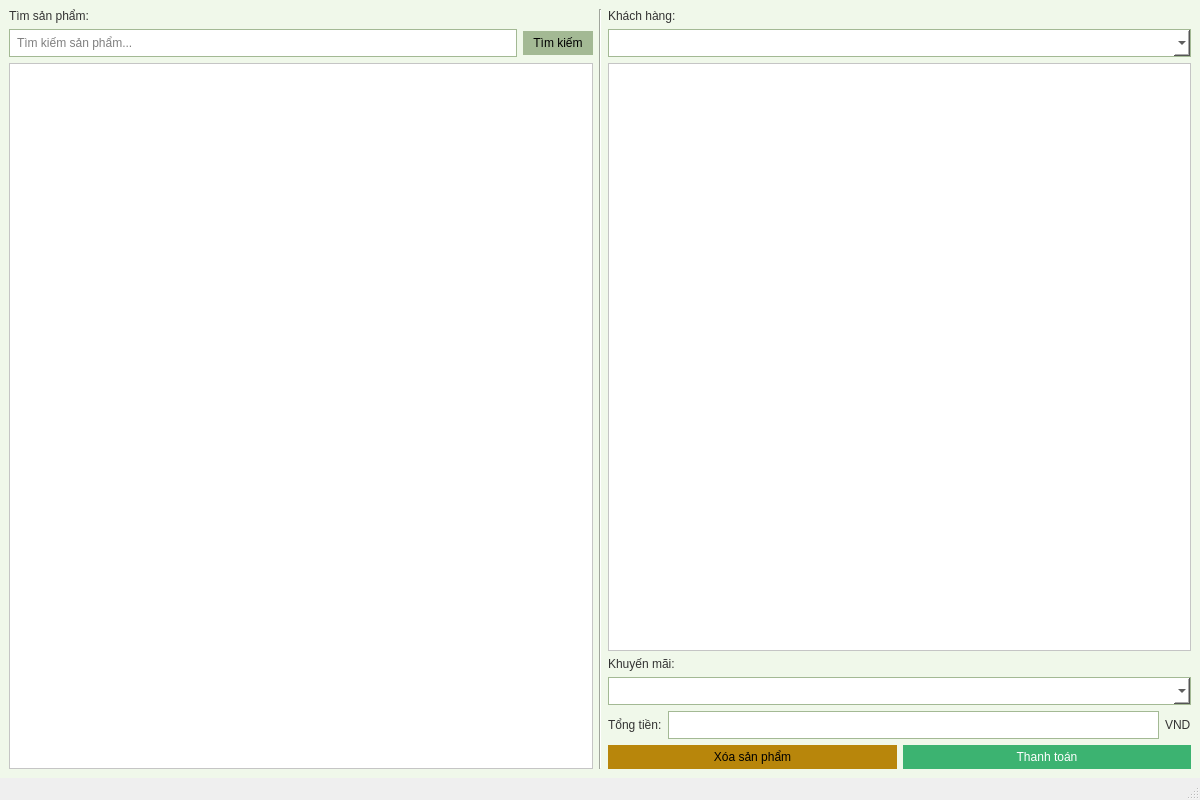
<?xml version="1.0" encoding="UTF-8"?>
<ui version="4.0">
 <class>MainWindow</class>
 <widget class="QMainWindow" name="MainWindow">
  <property name="geometry">
   <rect>
    <x>0</x>
    <y>0</y>
    <width>1200</width>
    <height>800</height>
   </rect>
  </property>
  <property name="windowTitle">
   <string>Quản Lý Cửa Hàng Nông Sản</string>
  </property>
  <widget class="QWidget" name="centralwidget">
   <property name="styleSheet">
    <string notr="true">
background-color: #f0f8ea; /* Light green, base color */
font: 12pt "Segoe UI";
color: #333333; /* Dark text for better readability */
</string>
   </property>
   <layout class="QHBoxLayout" name="horizontalLayout_2">
    <item>
     <layout class="QVBoxLayout" name="verticalLayout">
      <item>
       <widget class="QLabel" name="lblProducts">
        <property name="text">
         <string>Tìm sản phẩm:</string>
        </property>
       </widget>
      </item>
      <item>
       <layout class="QHBoxLayout" name="productSearchLayout">
        <item>
         <widget class="QLineEdit" name="txtSearchProduct">
          <property name="styleSheet">
           <string notr="true">
background-color: #ffffff;
border: 1px solid #a3b994;
padding: 5px;
color: #000000;
</string>
          </property>
          <property name="placeholderText">
           <string>Tìm kiếm sản phẩm...</string>
          </property>
         </widget>
        </item>
        <item>
         <widget class="QPushButton" name="btnSearchProduct">
          <property name="styleSheet">
           <string notr="true">
background-color: #a3b994;
color: black;
border: none;
padding: 5px 10px;
</string>
          </property>
          <property name="text">
           <string>Tìm kiếm</string>
          </property>
         </widget>
        </item>
       </layout>
      </item>
      <item>
       <widget class="QTableWidget" name="tableProducts">
        <property name="styleSheet">
         <string notr="true">
background-color: #ffffff;
alternate-background-color: #e0e8d5;
selection-background-color: #a3b994;
color: #000000;
</string>
        </property>
       </widget>
      </item>
     </layout>
    </item>
    <item>
     <widget class="QFrame" name="line">
      <property name="frameShape">
       <enum>QFrame::VLine</enum>
      </property>
      <property name="frameShadow">
       <enum>QFrame::Sunken</enum>
      </property>
     </widget>
    </item>
    <item>
     <layout class="QVBoxLayout" name="verticalLayout_2">
      <item>
       <widget class="QLabel" name="lblCustomer">
        <property name="text">
         <string>Khách hàng:</string>
        </property>
       </widget>
      </item>
      <item>
       <widget class="QComboBox" name="cmbCustomer">
        <property name="styleSheet">
         <string notr="true">
background-color: #ffffff;
border: 1px solid #a3b994;
padding: 5px;
color: #000000;
</string>
        </property>
       </widget>
      </item>
      <item>
       <widget class="QTableWidget" name="tableCart">
        <property name="styleSheet">
         <string notr="true">
background-color: #ffffff;
alternate-background-color: #e0e8d5;
selection-background-color: #a3b994;
color: #000000;
</string>
        </property>
       </widget>
      </item>
      <item>
       <widget class="QLabel" name="lblPromotion">
        <property name="text">
         <string>Khuyến mãi:</string>
        </property>
       </widget>
      </item>
      <item>
       <widget class="QComboBox" name="cmbPromotion">
        <property name="styleSheet">
         <string notr="true">
background-color: #ffffff;
border: 1px solid #a3b994;
padding: 5px;
color: #000000;
</string>
        </property>
       </widget>
      </item>
      <item>
       <layout class="QHBoxLayout" name="totalLayout">
        <item>
         <widget class="QLabel" name="lblTotal">
          <property name="text">
           <string>Tổng tiền:</string>
          </property>
         </widget>
        </item>
        <item>
         <widget class="QLineEdit" name="txtTotal">
          <property name="styleSheet">
           <string notr="true">
background-color: #ffffff;
border: 1px solid #a3b994;
padding: 5px;
color: #000000;
</string>
          </property>
          <property name="readOnly">
           <bool>true</bool>
          </property>
         </widget>
        </item>
        <item>
         <widget class="QLabel" name="lblCurrency">
          <property name="text">
           <string>VND</string>
          </property>
         </widget>
        </item>
       </layout>
      </item>
      <item>
       <layout class="QHBoxLayout" name="buttonLayout">
        <item>
         <widget class="QPushButton" name="btnRemoveFromCart">
          <property name="styleSheet">
           <string notr="true">
background-color: #b8860b;
color: black;
border: none;
padding: 5px 10px;
</string>
          </property>
          <property name="text">
           <string>Xóa sản phẩm</string>
          </property>
         </widget>
        </item>
        <item>
         <widget class="QPushButton" name="btnCheckout">
          <property name="styleSheet">
           <string notr="true">
background-color: #3cb371;
color: white;
border: none;
padding: 5px 10px;
</string>
          </property>
          <property name="text">
           <string>Thanh toán</string>
          </property>
         </widget>
        </item>
       </layout>
      </item>
     </layout>
    </item>
   </layout>
  </widget>
  <widget class="QMenuBar" name="menubar">
   <property name="geometry">
    <rect>
     <x>0</x>
     <y>0</y>
     <width>1200</width>
     <height>26</height>
    </rect>
   </property>
  </widget>
  <widget class="QStatusBar" name="statusbar"/>
 </widget>
 <resources/>
 <connections/>
</ui>
